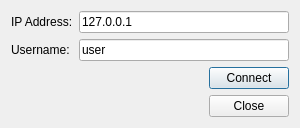
<?xml version="1.0" encoding="UTF-8"?>
<ui version="4.0">
 <class>ConnectDialog</class>
 <widget class="QDialog" name="ConnectDialog">
  <property name="geometry">
   <rect>
    <x>0</x>
    <y>0</y>
    <width>300</width>
    <height>122</height>
   </rect>
  </property>
  <property name="windowTitle">
   <string>Connect</string>
  </property>
  <layout class="QGridLayout" name="gridLayout">
   <item row="0" column="1">
    <widget class="QLineEdit" name="ipAddressEdit">
     <property name="text">
      <string>127.0.0.1</string>
     </property>
    </widget>
   </item>
   <item row="0" column="0">
    <widget class="QLabel" name="ipAddressLabel">
     <property name="text">
      <string>IP Address:</string>
     </property>
    </widget>
   </item>
   <item row="1" column="1">
    <widget class="QLineEdit" name="usernameEdit">
     <property name="text">
      <string>user</string>
     </property>
    </widget>
   </item>
   <item row="1" column="0">
    <widget class="QLabel" name="usernameLabel">
     <property name="text">
      <string>Username:</string>
     </property>
    </widget>
   </item>
   <item row="4" column="1" alignment="Qt::AlignRight">
    <widget class="QPushButton" name="closeButton">
     <property name="text">
      <string>Close</string>
     </property>
    </widget>
   </item>
   <item row="2" column="1" alignment="Qt::AlignRight">
    <widget class="QPushButton" name="connectButton">
     <property name="layoutDirection">
      <enum>Qt::LeftToRight</enum>
     </property>
     <property name="text">
      <string>Connect</string>
     </property>
     <property name="default">
      <bool>true</bool>
     </property>
    </widget>
   </item>
  </layout>
 </widget>
 <tabstops>
  <tabstop>usernameEdit</tabstop>
  <tabstop>ipAddressEdit</tabstop>
  <tabstop>closeButton</tabstop>
 </tabstops>
 <resources/>
 <connections/>
</ui>
